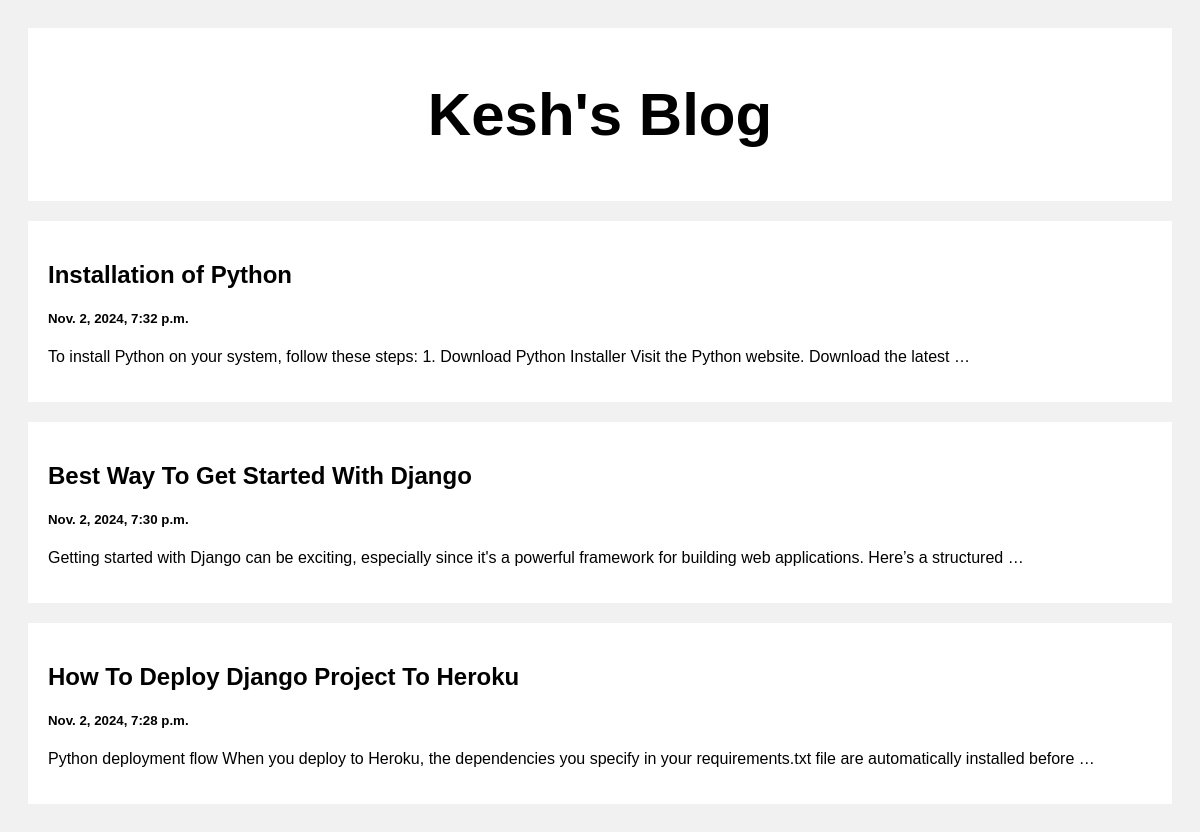
The page / on the database its author committed.
### posts/models.py (models this page shows)
class Post(models.Model):
    title = models.CharField(max_length=100)
    body = models.CharField(max_length=1000000)
    created_at = models.DateTimeField(default = datetime.now, blank=True)

### posts/views.py (the view)
# urls.py: path('', views.index, name='index'),
def index(request):
    posts = Post.objects.all()
    return render(request, 'index.html', {'posts': posts})

### templates/index.html (shortened to what this page needs)
<!DOCTYPE html>
<html>
<head>
</head>
<body>
<div class="header">
  <h2>Kesh's Blog</h2>
</div>
<div class="row">
  <div class="leftcolumn">
    {% for post in posts reversed %}
    <div class="card">
      <a style="text-decoration: none; color: black;" href="/post/{{post.id}}">
        <h2>{{post.title}}</h2>
        <h5>{{post.created_at}}</h5>
        <p>{{post.body|truncatewords:20}}</p>
      </a>
    </div>
    {% endfor %}
  </div>
</div>
</body>
</html>

### templates/index.html (style rules this page uses)
* { box-sizing: border-box; }
body { font-family: Arial; padding: 20px; background: #f1f1f1; }
.header { padding: 2px; font-size: 40px; text-align: center; background: white; }
.leftcolumn { float: left; width: 100%; }
.card { background-color: white; padding: 20px; margin-top: 20px; }
.row:after { content: ""; display: table; clear: both; }

### rows shown on the page
Post: title "Installation of Python", created_at "Nov. 2, 2024, 7:32 p.m.", body "To install Python on your system, follow these steps: 1. Download Python Installer Visit the Python website. Download the latest …"
Post: title "Best Way To Get Started With Django", created_at "Nov. 2, 2024, 7:30 p.m.", body "Getting started with Django can be exciting, especially since it's a powerful framework for building web applications. Here’s a structured …"
Post: title "How To Deploy Django Project To Heroku", created_at "Nov. 2, 2024, 7:28 p.m.", body "Python deployment flow When you deploy to Heroku, the dependencies you specify in your requirements.txt file are automatically installed before …"
